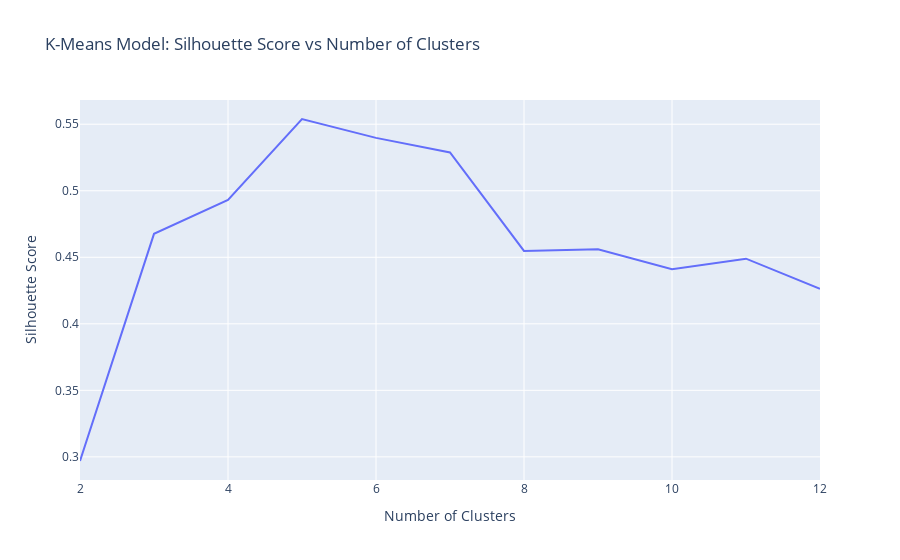

Notebook code cell kept with this figure:
### Code cell
# Create a line plot of `silhouette_scores` vs `n_clusters`
fig = px.line(x= n_clusters , y= silhouette_scores , title= "K-Means Model: Silhouette Score vs Number of Clusters")
fig.update_layout(xaxis_title= 'Number of Clusters' , yaxis_title= 'Silhouette Score')
fig.show();

### Figure 1 — Plotly figure (JSON) as saved in the notebook; plotly's stock layout.template omitted (floating-point values rounded to 4 significant figures)
{"data": [{"hovertemplate": "x=%{x}<br>y=%{y}<extra></extra>", "legendgroup": "", "line": {"color": "#636efa", "dash": "solid"}, "marker": {"symbol": "circle"}, "mode": "lines", "name": "", "orientation": "v", "showlegend": false, "x": [2, 3, 4, 5, 6, 7, 8, 9, 10, 11, 12], "xaxis": "x", "y": [0.2969, 0.4676, 0.4932, 0.5539, 0.5398, 0.5288, 0.4548, 0.4561, 0.4411, 0.449, 0.4264], "yaxis": "y", "type": "scatter"}], "layout": {"xaxis": {"anchor": "y", "domain": [0.0, 1.0], "title": {"text": "Number of Clusters"}}, "yaxis": {"anchor": "x", "domain": [0.0, 1.0], "title": {"text": "Silhouette Score"}}, "legend": {"tracegroupgap": 0}, "title": {"text": "K-Means Model: Silhouette Score vs Number of Clusters"}}}
